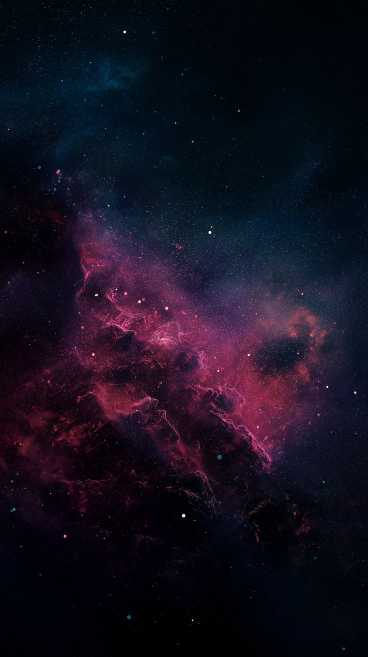
#> input picture art/sky/solara_source.jpg, 736 x 1313 px (shown at 1/2 size)
$ python to_equirect.py ../../art/sky/solara_source.jpg ../../art/sky/vega_source.jpg
#> lines starting #> are read from the running program, lines starting #| are printed output that depends on the picture
#!/usr/bin/env python3
"""Strip (front|bridge|back|bridge, 360 deg wide) -> 2:1 equirectangular. The painted band sits on the horizon
untouched; above and below, the ceiling and floor are continued by stretching the edge rows outward and softening
them toward the pole (nothing new is painted: no people, signs or props are added)."""
import sys, numpy as np
from PIL import Image
from scipy.ndimage import gaussian_filter
src, dst = sys.argv[1], sys.argv[2]
a = np.asarray(Image.open(src).convert('RGB')).astype(np.float32)
H, W = a.shape[:2]
#> H = 1313; W = 736
OH = W // 2
#> OH = 368
pad_top = (OH - H) // 2
#> pad_top = -473
pad_bot = OH - H - pad_top
#> pad_bot = -472
def cap(edge_rows, n, flip):
    # edge_rows: rows nearest the pad, ordered from the band edge outward (mirror)
#> called with n = -473, flip = True
    e = edge_rows
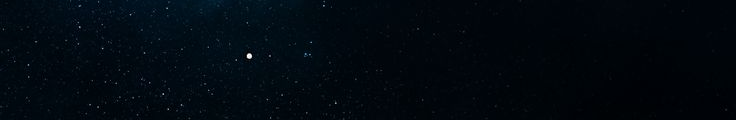
#> e: shape (120, 736, 3) float32; mean of channels 0, 1, 2 1.3, 8.4, 15.2; drawn as R, G, B
#> (the run stopped early here; a loop or call above may not have finished)
